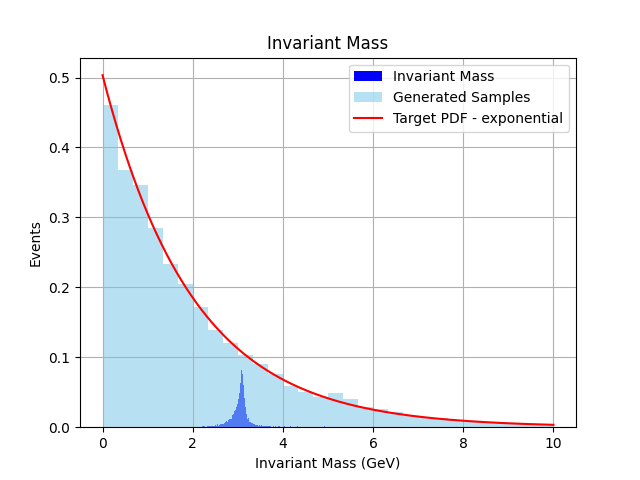

The Python source for this figure:
import uproot
import matplotlib.pyplot as plt
import numpy as np

root = uproot.open("/home/public/data/JPsi/TnPpairs_MC.root")
#print(root.keys())
tree = root.get("Events;1")
#print(tree.keys())
selected_branches = ["ele_pt","ele_eta","ele_phi"]
branches = tree.arrays(selected_branches)

print(branches["ele_pt"])

def calculate_invariant_mass(pt, eta, phi):
    px = pt * np.cos(phi)
    py = pt * np.sin(phi)
    pz = pt * np.sinh(eta)
    E = np.sqrt(px**2 + py**2 + pz**2)
    return px, py, pz, E

Data = []

for i in range(10001):
    Px1,Py1,Pz1,E1 = calculate_invariant_mass(branches["ele_pt"][i][0],branches["ele_eta"][i][0],branches["ele_phi"][i][0])
    Px2,Py2,Pz2,E2 = calculate_invariant_mass(branches["ele_pt"][i][1],branches["ele_eta"][i][1],branches["ele_phi"][i][1])

    Data.append(np.sqrt((E1 + E2)**2 - (Px1 + Px2)**2 - (Py1 + Py2)**2 - (Pz1 + Pz2)**2))

    if(i % 1000 == 0):
        print(f"Broj obradenih eventa: {i}")
        
weights = np.ones_like(Data) / len(Data)
plt.hist(Data,bins = 200, color='blue',weights=weights, label="Invariant Mass")


from scipy.stats import norm

def acceptance_rejection_sampling(pdf_func, x_range, max_pdf_value, sample_size=10000):
    """
    Generates random samples based on a given PDF using the acceptance-rejection method.

    Parameters:
        pdf_func (function): The target PDF function to sample from.
        x_range (tuple): The range (min, max) for x values from which to sample.
        max_pdf_value (float): An upper bound for the values of the PDF.
        sample_size (int): The number of samples to generate.

    Returns:
        list: Generated samples following the PDF.
    """
    samples = []
    while len(samples) < sample_size:
        # Draw a candidate x from uniform distribution in the given x range
        x_candidate = np.random.uniform(x_range[0], x_range[1])
        # Draw a uniform y from [0, max_pdf_value]
        y_candidate = np.random.uniform(0, max_pdf_value)
        
        # Accept x_candidate if y_candidate is less than or equal to pdf_func(x_candidate)
        if y_candidate <= pdf_func(x_candidate):
            samples.append(x_candidate)
    
    return samples

def custom_pdf(x, C = 1):
    return C*np.exp(-0.5*x) 

x_range = (0, 10)
max_pdf_value = custom_pdf(0)  #maksimum u x=0

sample_size = 10000
samples = acceptance_rejection_sampling(custom_pdf, x_range, max_pdf_value, sample_size)

weights = np.ones_like(samples) / len(samples)
plt.hist(samples, bins=30, density=True, alpha=0.6, color='skyblue', weights= weights, label="Generated Samples")
x_values = np.linspace(x_range[0], x_range[1], 1000)

distribucija = custom_pdf(x_values,0.503391) # drugi broj je normalizacijski faktor izracunat rjesavanjem integrala od 0 do 10
plt.plot(x_values, distribucija , color="red", label="Target PDF - exponential")
plt.legend()
plt.grid(True)

plt.legend()
plt.xlabel("Invariant Mass (GeV)")
plt.ylabel("Events")
plt.title("Invariant Mass")
plt.savefig("Problem_1")